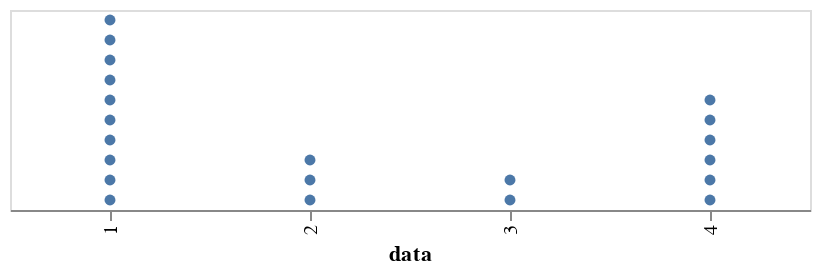

This figure's notebook cell:
### Code cell
import altair as alt
import pandas as pd

source = pd.DataFrame(
    {"data":[1,1,1,1,1,1,1,1,1,1,
             2,2,2,
             3,3,
             4,4,4,4,4,4]
    }
)

alt.Chart(source).mark_circle(opacity=1).transform_window(
    id='rank()',
    groupby=['data']
).encode(
    alt.X('data:O'),
    alt.Y('id:O',
          axis=None,
          sort='descending')
).properties(height=100)

### Figure 1 — Vega-Lite specification as saved in the notebook (floating-point values rounded to 4 significant figures)
{"$schema": "https://vega.github.io/schema/vega-lite/v3.4.0.json", "config": {"mark": {"tooltip": null}, "view": {"height": 300, "width": 400}}, "data": {"name": "data-e55c72ba8eccc1d7808978e728438806"}, "datasets": {"data-e55c72ba8eccc1d7808978e728438806": [{"data": 1}, {"data": 1}, {"data": 1}, {"data": 1}, {"data": 1}, {"data": 1}, {"data": 1}, {"data": 1}, {"data": 1}, {"data": 1}, {"data": 2}, {"data": 2}, {"data": 2}, {"data": 3}, {"data": 3}, {"data": 4}, {"data": 4}, {"data": 4}, {"data": 4}, {"data": 4}, {"data": 4}]}, "encoding": {"x": {"field": "data", "type": "ordinal"}, "y": {"axis": null, "field": "id", "sort": "descending", "type": "ordinal"}}, "height": 100, "mark": {"opacity": 1, "type": "circle"}, "transform": [{"groupby": ["data"], "window": [{"as": "id", "field": "", "op": "rank"}]}]}
